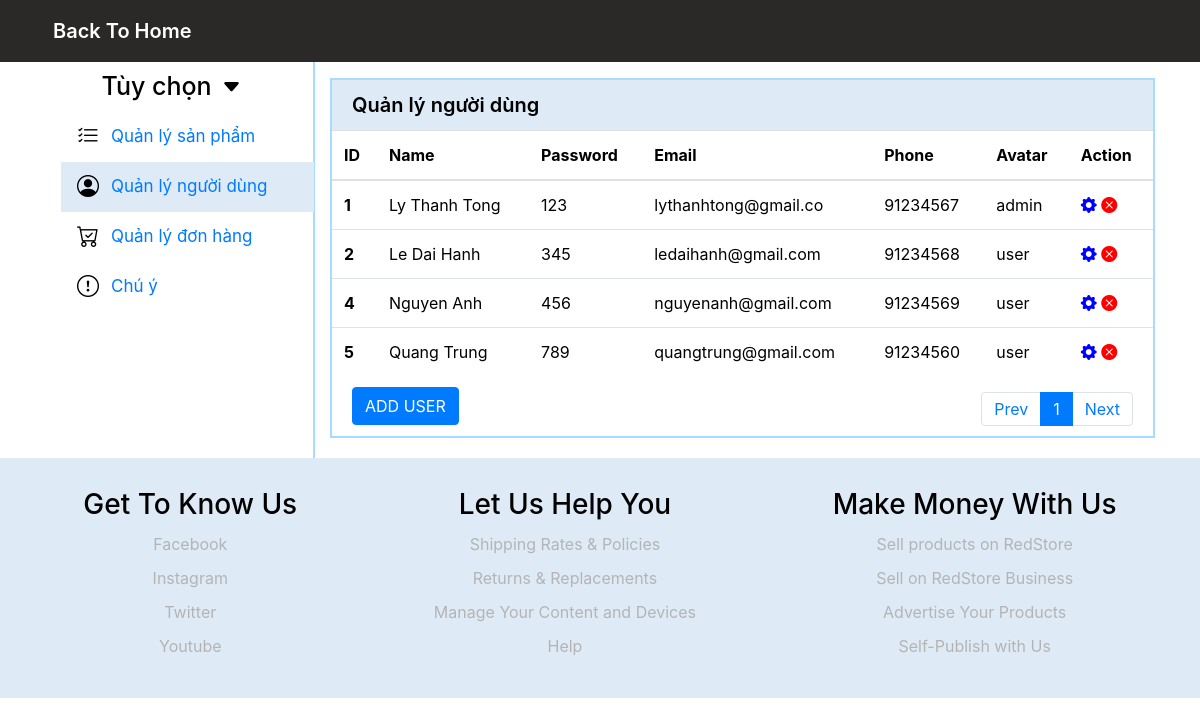
/manage/viewUserPage/1 (signed in), run on an earlier commit of the app's database.
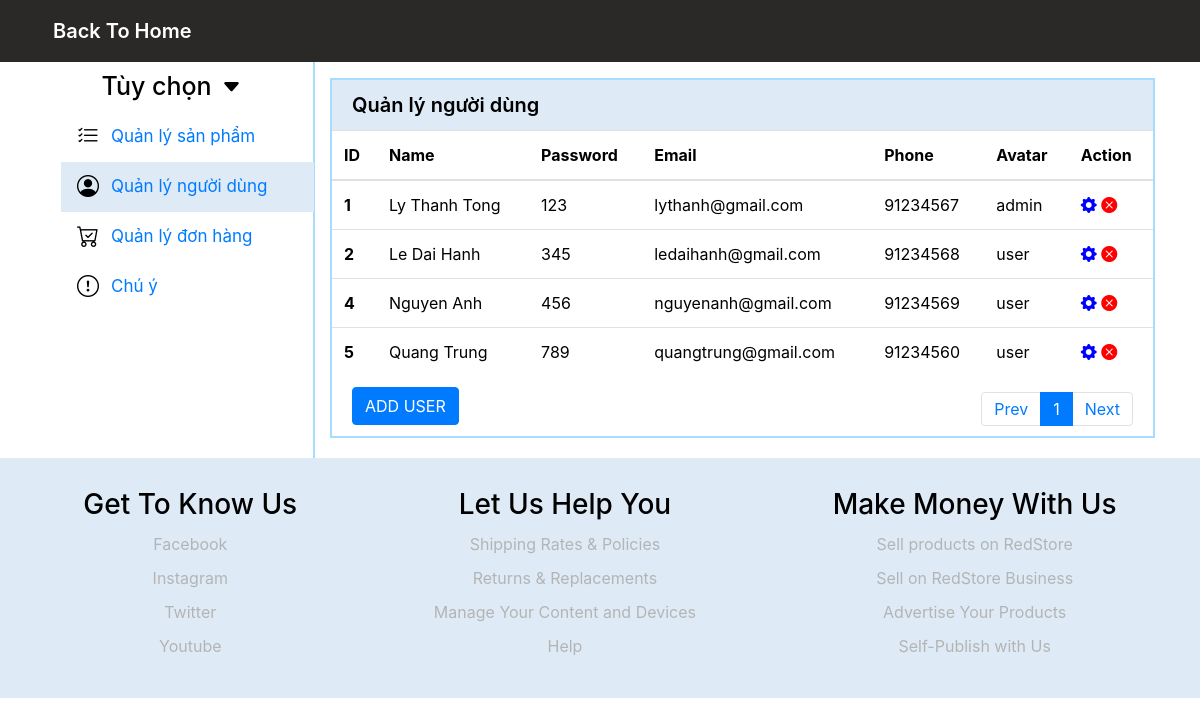
And on a later commit of the database.
### tables this page shows
create table member(
	member_id int not null auto_increment primary key,
	member_name varchar(20) not null,
	member_password varchar(30) not null,
	member_email varchar(20) not null,
	member_phone int not null,
	member_role varchar(20) DEFAULT 'user'
);

### mvc/core/controller.php (called while the page is built, shortened)
<?php
class controller{
    public function view($view, $data=[]){
        require_once "./mvc/views/".$view.".php";
    }
}
?>

### mvc/controllers/manage.php (called while the page is built, shortened)
<?php
class manage extends controller{
    public function viewUserPage($page){
        $Data = $this->model('manageModal')->getProductUserPaging($page);
        $this->view("UserManage", [
            "data" => $Data,
            "page" => $page
        ]);
    }
}
?>

### mvc/core/app.php (called while the page is built, shortened)
<?php
class app{
    protected $action="defaultView";
    function __construct(){
        $arr = $this->UrlProcess();
        if( file_exists("./mvc/controllers/".$arr[0].".php")){
            unset($arr[0]);
        }
        $this->controller = new $this->controller;
        if(isset($arr[1])){
            if( method_exists( $this->controller , $arr[1]) ){
                $this->action = $arr[1];
            }
            unset($arr[1]);
        }
        $this->params = $arr?array_values($arr):[];
        call_user_func_array([$this->controller, $this->action], $this->params );
    }
    function UrlProcess(){
        if( isset($_GET["url"]) ){
            return explode("/", filter_var(trim($_GET["url"], "/")));
        }
    }
}
?>

### index.php (called while the page is built, shortened)
<?php
$myApp = new app();
?>

### mvc/models/manageModal.php (called while the page is built, shortened)
<?php
class manageModal extends db{
    private function _query($sql)
    {
        return mysqli_query($this->connect, $sql);
    }
    public function getProductUserPaging($page){
        $skip = (intval($page) - 1) * 5;
        $skipnext = $skip + 5;
        if(intval($page) - 1 == 0){
            $skip = 0;
            $skipnext = 5;
        }
        $typesql = "SELECT * FROM member LIMIT ".$skip.", ".$skipnext.";";
        $query1 = $this->_query($typesql);
        $types = [];
        while ($row = mysqli_fetch_assoc($query1)) {
            array_push($types, $row);
        }
        return $types;
    }
}
?>

### mvc/core/db.php (called while the page is built, shortened)
<?php
class db{
    protected $servername = "localhost";
    protected $username = "root";
    protected $password = "";
    function __construct(){
        $this->connect = mysqli_connect($this->servername, $this->username, $this->password);
    }
}
?>

### mvc/views/UserManage.php (the view, shortened to what this page needs)
<!DOCTYPE html>
<html lang="en">
<head>
    <link rel="stylesheet" href="https://maxcdn.bootstrapcdn.com/bootstrap/4.0.0/css/bootstrap.min.css"
>
    <link rel="stylesheet" href="./assets/css/app.css">
    <link rel="stylesheet" href="https://cdn.jsdelivr.net/npm/bootstrap-icons@1.3.0/font/bootstrap-icons.css">
</head>
<body>
    <nav class="navbar navbar-expand-lg navbar-dark" style="background-color: #2a2928;">
        <div class="container">
            <div class="collapse navbar-collapse" id="navbarSupportedContent">
                <ul class="navbar-nav mr-auto fontSize">
                <li class="nav-item active mr-4 selectedMenu">
                        <a class="nav-link" href="./home">Back To Home<span class="sr-only">(current)</span></a>
                    </li>
                </ul>
            </div>
        </div>
    </nav>
    <div class="container">
        <div class="row">
            <div class="col-sm-3 menu-left">
                <div class="option_admin">
                <div class="option_admin_title">
                        <span>Tùy chọn</span>
                        <i class="bi bi-caret-down-fill"></i>
                    </div>
                    <div class="option_admin_manage option_select ">
                        <i class="bi bi-list-check"></i>
                        <a href="manage/viewProductPage/1">Quản lý sản phẩm</a>
                    </div>
                    <div class="option_admin_comment option_select option_selected">
                        <i class="bi bi-person-circle"></i>
                        <a href="manage/viewUserPage/1">Quản lý người dùng</a>
                    </div>
                    <div class="option_admin_comment option_select ">
                        <i class="bi bi-cart-check"></i>
                        <a href="manage/viewOrderPage/1">Quản lý đơn hàng</a>
                    </div>
                    <div class="option_admin_comment option_select ">
                        <i class="bi bi-exclamation-circle"></i>
                        <a href="manage/note">Chú ý</a>
                    </div>
                </div>
            </div>
            <div class="col-sm-9 menu-right">
                <div class="admin_detail">
                    <div class="admin_detail_title">
                        Quản lý người dùng
                    </div>
                    <div class="admin_detail_content">
                        <table class="table">
                            <thead>
                                <tr>
                                    <th scope="col">ID</th>
                                    <th scope="col">Name</th>
                                    <th scope="col">Password</th>
                                    <th scope="col">Email</th>
                                    <th scope="col">Phone</th>
                                    <th scope="col">Avatar</th>
                                    <th scope="col">Action</th>
                                </tr>
                            </thead>
                            <tbody>
                                <?php foreach($data as $value): ?>
                                    <tr data-id="<?=$value['member_id']?>">
                                        <th scope="row"><?=$value['member_id']?></th>
                                        <td class="Name_Product_value"><?=$value['member_name']?></td>
                                        <td class="Type_Product_value"><?=$value['member_password']?></td>
                                        <td class="Price_Product_value"><?=$value['member_email']?></td>
                                        <td class="Quantity_Product_value"><?=$value['member_phone']?></td>
                                        <td class="Rating_Product_value"><?=$value['member_role']?></td>
                                        <td>
                                            <i class="bi bi-gear-fill edit-product" data-id="<?=$value['member_id']?>--<?=$value['member_name']?>--<?=$value['member_password']?>--<?=$value['member_email']?>--<?=$value['member_phone']?>--<?=$value['member_role']?>" data-toggle="modal" data-target="#exampleModalScrollable"></i>
                                            <i class="bi bi-x-circle-fill delete-product" data-toggle="modal" data-target="#exampleModal" data-id="<?=$value['member_id']?>"></i>
                                        </td>
                                    </tr>
                                <?php endforeach; ?>
                            </tbody>
                        </table>
                        <div class="show_quantity">
                            <div class="show_quantity_item">
                                <button type="button" class="btn btn-primary" data-toggle="modal" id="button_add" data-target="#exampleModalScrollable">ADD USER</button>
                            </div>
                            <div class="show_quantity_page">
                                <nav aria-label="...">
                                    <ul class="pagination">
                                      <li class="page-item ">
                                        <a class="page-link" href="manage/viewUserPage/<?=$page - 1?>" tabindex="-1">Prev</a>
                                      </li>
                                      <li class="page-item active">
                                        <a class="page-link" href="manage/viewUserPage/<?=$page?>"><?=$page?></a>
                                      </li>
                                      <li class="page-item">
                                        <a class="page-link" href="manage/viewUserPage/<?=$page + 1?>">Next</a>
                                      </li>
                                    </ul>
                                  </nav>
                            </div>
                        </div>
                    </div>
                </div>
            </div>
        </div>
        </div>
        <div class="footer">
            <div class="useful-link">
                <h3>Get To Know Us</h3>
                <div><a href="#">Facebook</a></div>
                <div><a href="#">Instagram</a></div>
                <div><a href="#">Twitter</a></div>
                <div><a href="#">Youtube</a></div>
            </div>
            <div class="useful-link">
                <h3>Let Us Help You</h3>
                <div><a href="#">Shipping Rates & Policies</a></div>
                <div><a href="#">Returns & Replacements</a></div>
                <div><a href="#">Manage Your Content and Devices</a></div>
                <div><a href="#">Help</a></div>
            </div>
            <div class="useful-link">
                <h3>Make Money With Us</h3>
                <div><a href="#">Sell products on RedStore</a></div>
                <div><a href="#">Sell on RedStore Business</a></div>
                <div><a href="#">Advertise Your Products</a></div>
                <div><a href="#">Self-Publish with Us</a></div>
            </div>
    </div>
</body>
</html>

### assets/css/app.css (style rules this page uses)
body { background-color:rgb(255, 255, 255); }
.container { color: black; }
.fontSize { font-size: 20px; font-weight: 600; }
.menu-left { border-right: 2px solid rgb(167, 220, 255); }
.option_admin_title { width: 100%; height: 50px; display: flex; justify-content: center; align-items: center; }
.option_admin_title span { font-size: 25px; font-weight: 550; margin-right: 10px; }
.option_admin_title i { font-size: 20px; }
.option_select { width: 100%; height: 50px; display: flex; justify-content: start; align-items: center; margin-left: 16px; font-size: 17px; }
.option_select i { margin-left: 16px; margin-right: 12px; font-size: 22px; }
.option_selected { background-color: rgb(222,235,246); }
.admin_detail { margin-bottom: 20px; margin-top: 16px; border: 2px solid rgb(167, 220, 255); }
.admin_detail_title { width: 100%; height: 50px; background-color: rgb(222,235,246); display: flex; justify-content: start; align-items: center; padding-left: 20px; font-size: 20px; font-weight: 600; }
.show_quantity { display: flex; justify-content: space-between; }
.show_quantity_item { margin-left: 20px; margin-top: -5px; height: 20px; }
.show_quantity_page { margin-right: 20px; }
.pagination { margin-bottom: 10px; }
.pagination a { padding-top: 6px; padding-bottom: 6px; }
.bi-x-circle-fill { color: red; }
.bi-gear-fill { color: blue; }
.footer { background-color: rgb(222,235,246); margin: 0px; display: flex; justify-content: space-around; padding: 20px; }
.useful-link { display: block; text-align: center; padding: 10px; color: black; }
.useful-link a { text-decoration: none; color: rgb(180, 180, 180); }
.useful-link div { margin: 10px; }

### mvc/views/UserManage.php (style rules this page uses)
.show_quantity_item { margin-top: -5px; }

What changed in the data, as far as the page shows it:
changed member "Ly Thanh Tong": member_email "lythanhtong@gmail.co" → "lythanh@gmail.com"
